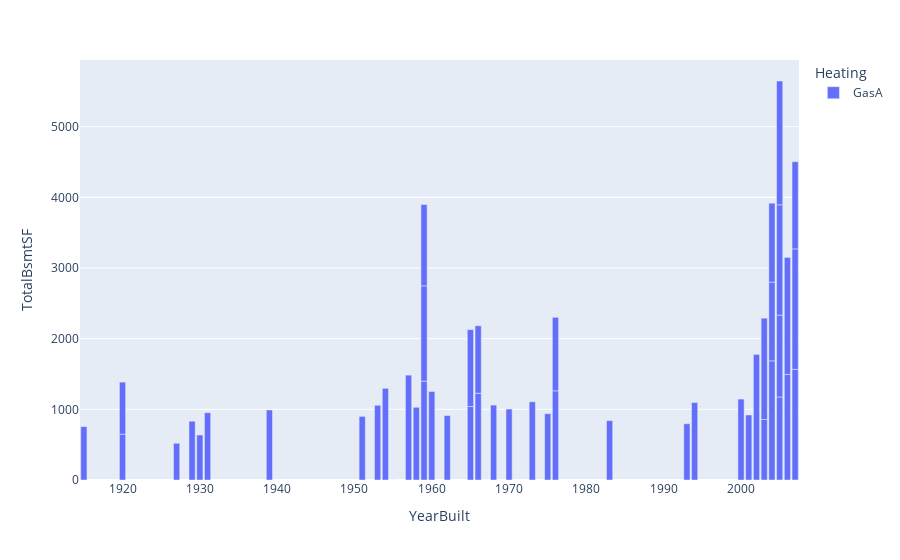

The cell this chart's notebook holds for it:
### Code cell
px.bar(df[:50],x='YearBuilt', y='TotalBsmtSF',color='Heating' )

### Figure 1 — Plotly figure (JSON) as saved in the notebook; plotly's stock layout.template omitted (floating-point values rounded to 4 significant figures)
{"data": [{"alignmentgroup": "True", "hovertemplate": "Heating=GasA<br>YearBuilt=%{x}<br>TotalBsmtSF=%{y}<extra></extra>", "legendgroup": "GasA", "marker": {"color": "#636efa", "pattern": {"shape": ""}}, "name": "GasA", "offsetgroup": "GasA", "orientation": "v", "showlegend": true, "textposition": "auto", "type": "bar", "x": [2003, 1976, 2001, 1915, 2000, 1993, 2004, 1973, 1931, 1939, 1965, 2005, 1962, 2006, 1960, 1929, 1970, 1967, 2004, 1958, 2005, 1930, 2002, 1976, 1968, 2007, 1951, 2007, 1957, 1927, 1920, 1966, 2007, 1959, 2005, 2004, 1994, 1954, 1953, 1955, 1965, 1959, 1983, 1975, 1959, 2005, 2003, 2006, 1920, 1966], "xaxis": "x", "y": [856, 1262, 920, 756, 1145, 796, 1686, 1107, 952, 991, 1040, 1175, 912, 1494, 1253, 832, 1004, 0, 1114, 1029, 1158, 637, 1777, 1040, 1060, 1566, 900, 1704, 1484, 520, 649, 1228, 1234, 1398, 1561, 1117, 1097, 1297, 1057, 0, 1088, 1350, 840, 938, 1150, 1752, 1434, 1656, 736, 955], "yaxis": "y"}], "layout": {"barmode": "relative", "legend": {"title": {"text": "Heating"}, "tracegroupgap": 0}, "margin": {"t": 60}, "xaxis": {"anchor": "y", "domain": [0, 1], "title": {"text": "YearBuilt"}}, "yaxis": {"anchor": "x", "domain": [0, 1], "title": {"text": "TotalBsmtSF"}}}}
